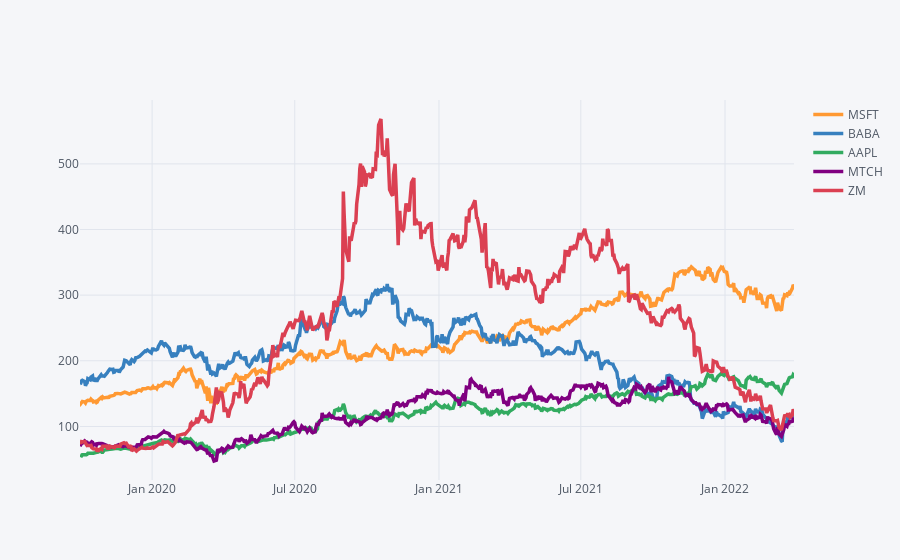

Notebook code cell kept with this figure:
### Markdown cell above
From the above collection, let's choose 5 stocks that have suffered significant effects. I am picking the following - MSFT, BABA, AAPL, MTCH and ZM. Interesting is the irregularity of ZM stocks (that provides a video conferencing service) which shot up to being a necessary tool for all kinds of Work from Home requirements.

### Code cell
selected_tickers = ['MSFT', 'BABA', 'AAPL', 'MTCH','ZM']
selected_tech_stocks = pd.concat([df_map['MSFT'],df_map['BABA'],df_map['AAPL'],df_map['MTCH'],df_map['ZM']],axis=1,keys=selected_tickers)
selected_tech_stocks.columns.names = ['Stock Ticker','Stock Info']
selected_tech_stocks.xs(key='Close',axis=1,level='Stock Info').loc['2019-10-01':current_date_str].iplot(width=3.5)
#plt.legend(bbox_to_anchor=(1.05, 1), loc='upper left', borderaxespad=0.)
#plt.tight_layout()

### Figure 1 — Plotly figure (JSON) as saved in the notebook; plotly's stock layout.template omitted (floating-point values rounded to 4 significant figures; data arrays with more than 128 entries replaced by an {"elided": "..."} marker saying what was removed)
{"data": [{"line": {"color": "rgba(255, 153, 51, 1.0)", "dash": "solid", "shape": "linear", "width": 3.5}, "mode": "lines", "name": "MSFT", "text": "", "type": "scatter", "x": {"elided": "630 str values"}, "y": {"elided": "630 float values"}}, {"line": {"color": "rgba(55, 128, 191, 1.0)", "dash": "solid", "shape": "linear", "width": 3.5}, "mode": "lines", "name": "BABA", "text": "", "type": "scatter", "x": {"elided": "630 str values"}, "y": {"elided": "630 float values"}}, {"line": {"color": "rgba(50, 171, 96, 1.0)", "dash": "solid", "shape": "linear", "width": 3.5}, "mode": "lines", "name": "AAPL", "text": "", "type": "scatter", "x": {"elided": "630 str values"}, "y": {"elided": "630 float values"}}, {"line": {"color": "rgba(128, 0, 128, 1.0)", "dash": "solid", "shape": "linear", "width": 3.5}, "mode": "lines", "name": "MTCH", "text": "", "type": "scatter", "x": {"elided": "630 str values"}, "y": {"elided": "630 float values"}}, {"line": {"color": "rgba(219, 64, 82, 1.0)", "dash": "solid", "shape": "linear", "width": 3.5}, "mode": "lines", "name": "ZM", "text": "", "type": "scatter", "x": {"elided": "630 str values"}, "y": {"elided": "630 float values"}}], "layout": {"legend": {"bgcolor": "#F5F6F9", "font": {"color": "#4D5663"}}, "paper_bgcolor": "#F5F6F9", "plot_bgcolor": "#F5F6F9", "title": {"font": {"color": "#4D5663"}}, "xaxis": {"gridcolor": "#E1E5ED", "showgrid": true, "tickfont": {"color": "#4D5663"}, "title": {"font": {"color": "#4D5663"}, "text": ""}, "zerolinecolor": "#E1E5ED"}, "yaxis": {"gridcolor": "#E1E5ED", "showgrid": true, "tickfont": {"color": "#4D5663"}, "title": {"font": {"color": "#4D5663"}, "text": ""}, "zerolinecolor": "#E1E5ED"}}}
